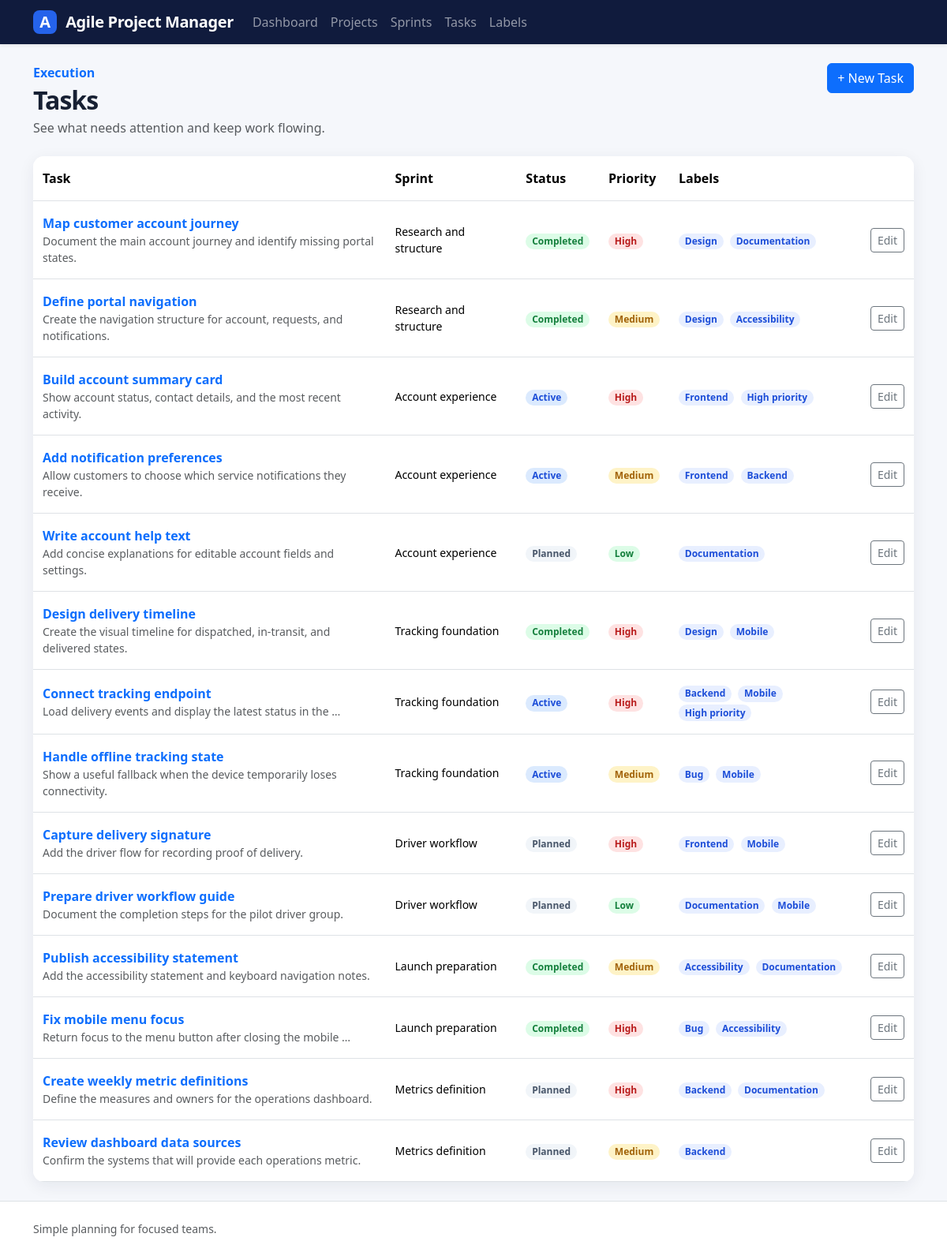
/tasks/, run on the app's committed database.
### tasks/models.py (models this page shows, shortened)
class Task(models.Model):
    class PriorityChoices(models.TextChoices):
        LOW = 'LOW'
        MEDIUM = 'MEDIUM'
        HIGH = 'HIGH'
    sprint = models.ForeignKey(Sprint, on_delete=models.CASCADE)
    title = models.CharField(
        max_length=100,
        validators=[MinLengthValidator(3)],
    )
    description = models.TextField(max_length=500)
    priority = models.CharField(choices=PriorityChoices.choices, max_length=10)
    status = models.CharField(choices=Sprint.StatusChoices.choices, max_length=10)
    created_at = models.DateTimeField(auto_now_add=True)
    updated_at = models.DateTimeField(auto_now=True)
    labels = models.ManyToManyField(Label)

class Label(models.Model):
    name = models.CharField(
        max_length=100,
        validators=[MinLengthValidator(3)],
    )
    color = models.CharField(max_length=10)

### sprints/models.py (models this page shows, shortened)
class Sprint(models.Model):
    class StatusChoices(models.TextChoices):
        PLANNED = 'planned', 'Planned'
        ACTIVE = 'active', 'Active'
        COMPLETED = 'completed', 'Completed'
    project = models.ForeignKey(Project, on_delete=models.CASCADE)
    name = models.CharField(
        max_length=100,
        validators=[MinLengthValidator(4)],
    )
    goal = models.CharField(max_length=100)
    start_date = models.DateField()
    end_date = models.DateField()
    status = models.CharField(choices=StatusChoices.choices, max_length=10)

### tasks/views.py (the view)
# urls.py: path('', TaskListView.as_view(), name='list'),
class TaskListView(ListView):
    model = Task
    template_name = 'tasks/task_list.html'
    context_object_name = 'tasks'

### templates/tasks/task_list.html (shortened to what this page needs)
{% extends "base.html" %}
{% block content %}
    <div class="page-header">
        <div>
            <p class="text-primary fw-semibold mb-1">
                Execution
            </p>
            <h1 class="h2 mb-1">
                Tasks
            </h1>
            <p class="text-muted mb-0">
                See what needs attention and keep work flowing.
            </p>
        </div>
        <a class="btn btn-primary" href="{% url 'tasks:create' %}">
            + New Task
        </a>
    </div>
    <div class="card table-card">
        <div class="table-responsive">
            <table class="table table-hover mb-0">
                <thead>
                    <tr>
                        <th>
                            Task
                        </th>
                        <th>
                            Sprint
                        </th>
                        <th>
                            Status
                        </th>
                        <th>
                            Priority
                        </th>
                        <th>
                            Labels
                        </th>
                        <th>
                        </th>
                    </tr>
                </thead>
                <tbody>
                    {% for task in tasks %}
                        <tr>
                            <td>
                                <a class="fw-semibold text-decoration-none" href="{% url 'tasks:detail' task.pk %}">
                                    {{ task.title }}
                                </a>
                                <div class="small text-muted">
                                    {{ task.description|truncatewords:10 }}
                                </div>
                            </td>
                            <td class="small">
                                {{ task.sprint.name }}
                            </td>
                            <td>
                                <span class="badge rounded-pill badge-status-{{ task.status }}">
                                    {{ task.get_status_display|default:task.status|title }}
                                </span>
                            </td>
                            <td>
                                <span class="badge rounded-pill priority-{{ task.priority|lower }}">
                                    {{ task.get_priority_display|default:task.priority|title }}
                                </span>
                            </td>
                            <td>
                                {% for label in task.labels.all %}
                                    <span class="badge rounded-pill badge-soft me-1">
                                        {{ label.name }}
                                    </span>
                                {% empty %}
                                    <span class="text-muted small">
                                        None
                                    </span>
                                {% endfor %}
                            </td>
                            <td class="text-end">
                                <a href="{% url 'tasks:update' task.pk %}" class="btn btn-sm btn-outline-secondary">
                                    Edit
                                </a>
                            </td>
                        </tr>
                    {% empty %}
                        <tr>
                            <td colspan="6">
                                {% include "partials/_empty_state.html" with title="No tasks found" message="Create a task or adjust your filters." action_url=task_create_url action_text="Create task" %}
                            </td>
                        </tr>
                    {% endfor %}
                </tbody>
            </table>
        </div>
    </div>
{% endblock %}

### static/css/style.css (style rules this page uses)
:root { --navy: #101b3d; --navy-light: #1b2b58; --blue: #2563eb; --page-bg: #f5f7fb; --ink: #172033; }
body { background: var(--page-bg); color: var(--ink); min-height: 100vh; display: flex; flex-direction: column; }
.page-header { display: flex; align-items: flex-start; justify-content: space-between; gap: 1rem; margin-bottom: 1.5rem; }
.page-header h1 { font-weight: 700; letter-spacing: -.03em; }
.card, .stat-card { border: 0; border-radius: 14px; box-shadow: 0 5px 20px rgba(16, 27, 61, .07); }
.table > :not(caption) > * > * { padding: 1rem .75rem; vertical-align: middle; }
.table-card { overflow: hidden; }
.badge-soft { background: #e8efff; color: #1d4ed8; }
.badge-status-active, .badge-status-in_progress { background: #dbeafe; color: #1d4ed8; }
.badge-status-completed, .badge-status-done { background: #dcfce7; color: #15803d; }
.badge-status-planned, .badge-status-to_do { background: #f1f5f9; color: #475569; }
.priority-high { color: #b91c1c; background: #fee2e2; }
.priority-medium { color: #a16207; background: #fef3c7; }
.priority-low { color: #15803d; background: #dcfce7; }

### data on the page
Task: title "Map customer account journey", description "Document the main account journey and identify missing portal states.", sprint.name "Research and structure", status "Completed", priority "High"
Label: name "Design"
Label: name "Documentation"
Task: title "Define portal navigation", description "Create the navigation structure for account, requests, and notifications.", sprint.name "Research and structure", status "Completed", priority "Medium"
Label: name "Accessibility"
Task: title "Build account summary card", description "Show account status, contact details, and the most recent activity.", sprint.name "Account experience", status "Active", priority "High"
Label: name "Frontend"
Label: name "High priority"
Task: title "Add notification preferences", description "Allow customers to choose which service notifications they receive.", sprint.name "Account experience", status "Active", priority "Medium"
Label: name "Backend"
Task: title "Write account help text", description "Add concise explanations for editable account fields and settings.", sprint.name "Account experience", status "Planned", priority "Low"
Task: title "Design delivery timeline", description "Create the visual timeline for dispatched, in-transit, and delivered states.", sprint.name "Tracking foundation", status "Completed", priority "High"
Label: name "Mobile"
Task: title "Connect tracking endpoint", description "Load delivery events and display the latest status in the …", sprint.name "Tracking foundation", status "Active", priority "High"
Task: title "Handle offline tracking state", description "Show a useful fallback when the device temporarily loses connectivity.", sprint.name "Tracking foundation", status "Active", priority "Medium"
Label: name "Bug"
Task: title "Capture delivery signature", description "Add the driver flow for recording proof of delivery.", sprint.name "Driver workflow", status "Planned", priority "High"
Task: title "Prepare driver workflow guide", description "Document the completion steps for the pilot driver group.", sprint.name "Driver workflow", status "Planned", priority "Low"
Task: title "Publish accessibility statement", description "Add the accessibility statement and keyboard navigation notes.", sprint.name "Launch preparation", status "Completed", priority "Medium"
Task: title "Fix mobile menu focus", description "Return focus to the menu button after closing the mobile …", sprint.name "Launch preparation", status "Completed", priority "High"
Task: title "Create weekly metric definitions", description "Define the measures and owners for the operations dashboard.", sprint.name "Metrics definition", status "Planned", priority "High"
Task: title "Review dashboard data sources", description "Confirm the systems that will provide each operations metric.", sprint.name "Metrics definition", status "Planned", priority "Medium"
